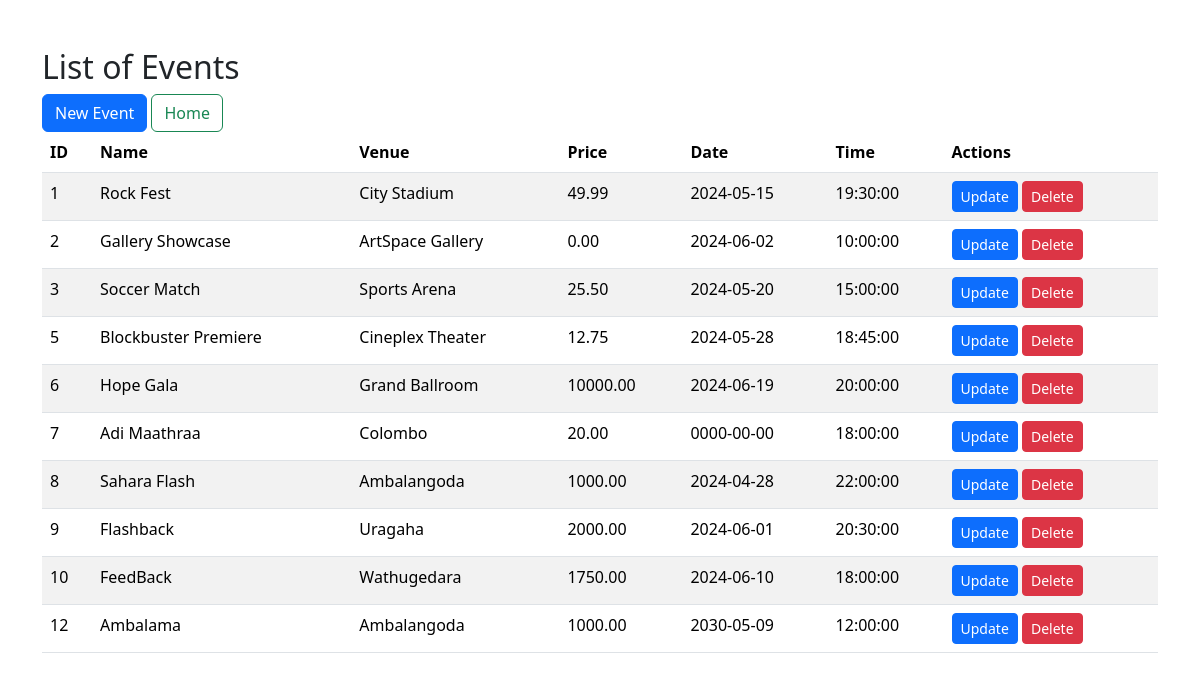
Page /Form.php on the committed database.
### tables this page shows
CREATE TABLE `events` (
  `id` int(11) NOT NULL,
  `name` varchar(100) NOT NULL,
  `venue` varchar(100) DEFAULT NULL,
  `price` decimal(10,2) DEFAULT NULL,
  `date` date DEFAULT NULL,
  `time` time DEFAULT NULL
);

### Form.php (the view, shortened to what this page needs)
<!DOCTYPE html>
<html lang="en">
<head>
	<link rel="stylesheet" href="https://cdn.jsdelivr.net/npm/bootstrap@5.3.3/dist/css/bootstrap.min.css">
</head>
<body>
	<div class="container my-5">
        <h2>List of Events</h2>
        <a class="btn btn-primary" href="update.php" role="button">New Event</a>
        <a class="btn btn-outline-success" href="Index.html" role="button">Home</a>
        <br>
        <table class="table table-striped">
            <thead>
                <tr>
                    <th>ID</th>
                    <th>Name</th>
                    <th>Venue</th>
                    <th>Price</th>
                    <th>Date</th>
                    <th>Time</th>
                    <th>Actions</th>
                </tr>
            </thead>
            <tbody>
                <?php
                    $servername = "localhost";
                    $username = "root";
                    $password = "";
                    $dbname = "eventhandler";
                    $conn = new mysqli($servername, $username, $password, $dbname);
                    $sql = "SELECT * FROM events";
                    $result = $conn->query($sql);
                    while($row = $result->fetch_assoc())
                    {
                        echo "
                        <tr>
                            <td>$row[id]</td>
                            <td>$row[name]</td>
                            <td>$row[venue]</td>
                            <td>$row[price]</td>
                            <td>$row[date]</td>
                            <td>$row[time]</td>
                            <td>
                                <a class='btn btn-primary btn-sm' href='edit.php?id=$row[id]'>Update</a>
                                <a class='btn btn-danger btn-sm' href='delete.php?id=$row[id]'>Delete</a>
                            </td>
                        </tr>
                        ";
                    }
                ?>
            </tbody>
        </table>
    </div>
</body>
</html>

### rows in the picture
events: id "1", name "Rock Fest", venue "City Stadium", price "49.99", date "2024-05-15", time "19:30:00"
events: id "2", name "Gallery Showcase", venue "ArtSpace Gallery", price "0.00", date "2024-06-02", time "10:00:00"
events: id "3", name "Soccer Match", venue "Sports Arena", price "25.50", date "2024-05-20", time "15:00:00"
events: id "5", name "Blockbuster Premiere", venue "Cineplex Theater", price "12.75", date "2024-05-28", time "18:45:00"
events: id "6", name "Hope Gala", venue "Grand Ballroom", price "10000.00", date "2024-06-19", time "20:00:00"
events: id "7", name "Adi Maathraa", venue "Colombo", price "20.00", date "0000-00-00", time "18:00:00"
events: id "8", name "Sahara Flash", venue "Ambalangoda", price "1000.00", date "2024-04-28", time "22:00:00"
events: id "9", name "Flashback", venue "Uragaha", price "2000.00", date "2024-06-01", time "20:30:00"
events: id "10", name "FeedBack", venue "Wathugedara", price "1750.00", date "2024-06-10", time "18:00:00"
events: id "12", name "Ambalama", venue "Ambalangoda", price "1000.00", date "2030-05-09", time "12:00:00"
